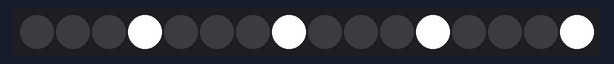
This sketch was run on a simulated Arduino Uno, built with avr-gcc and run on an emulated ATmega328P. Shown: 16 RGB LEDs in strip order, left to right.

Above: at 0.1 s.
At 127.1 s:
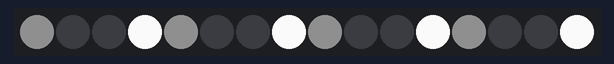

The sketch:

tlc5940_slowchase.ino
```cpp
#include "Tlc5940.h"
int phases=4;
int phase=0;

void setup()
{
  Tlc.init();
}
   int maxed=4095;
   int brightness=0;
   int d_step=1;
   int direction=d_step;

void loop()
{
  int grayscale;
  int in,out;

  brightness+=direction;
  if (brightness>=maxed){
    brightness=0;
    phase++;
    if (phase>=phases){
      phase=0;
    }
  }

  if (phase<=0){
    out=phases-1;
  }else{
    out=phase-1;
  }

  if (phase+1>=phases){
    in=0;
  }else{
    in=phase+1;
  }

  int off=1;

  for (int channel = 0; channel < NUM_TLCS * 16; channel ++) {
    if (channel%phases==phase){
     Tlc.set(channel,maxed*pow(double(brightness)/maxed,3));
    }
  }
  /*
  for (int channel = 0; channel < NUM_TLCS * 16; channel ++) {
    if (channel%phases==phase){
     Tlc.set(channel,maxed);
    }
  }
  */

  for (int channel = 0; channel < NUM_TLCS * 16; channel ++) {
    if (channel%phases==out){
     Tlc.set(channel,maxed-maxed*pow(double(brightness)/maxed,3));
    }
  }


      Tlc.update();
      delay(73);

  //delayMicroseconds(40000);

}
```
